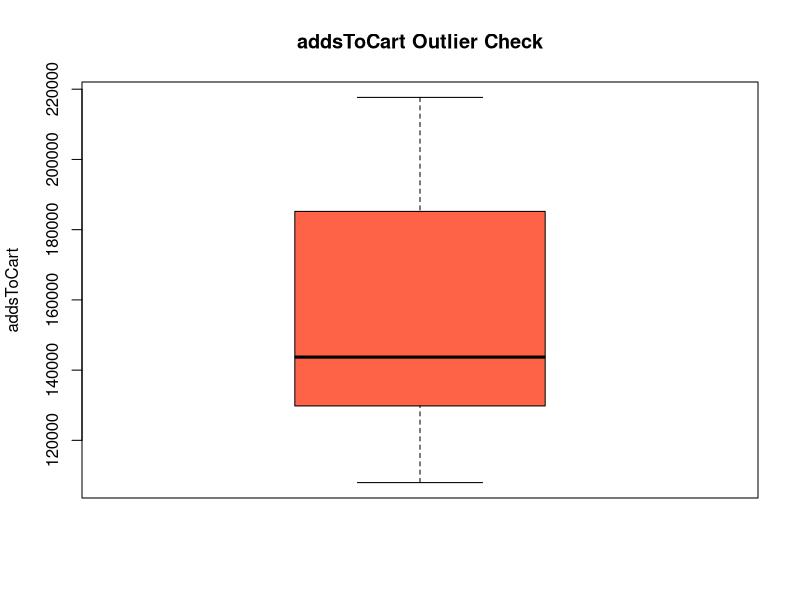
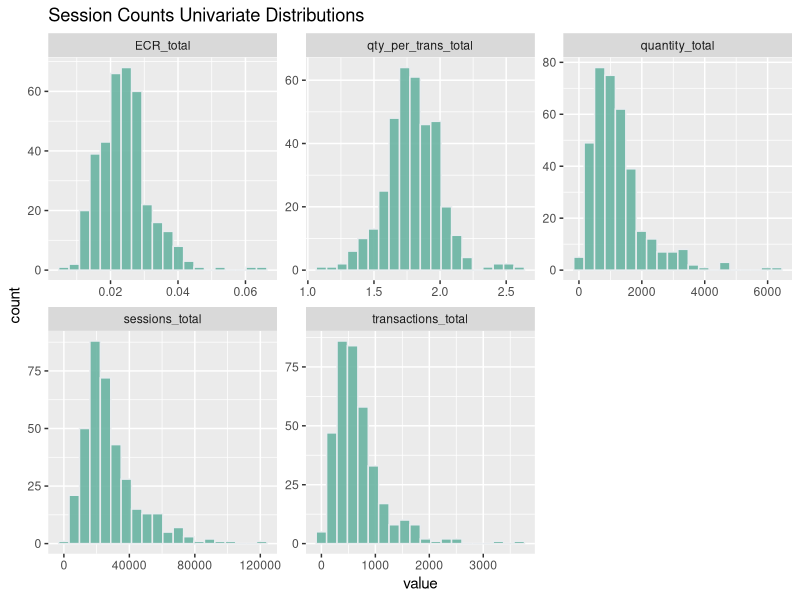
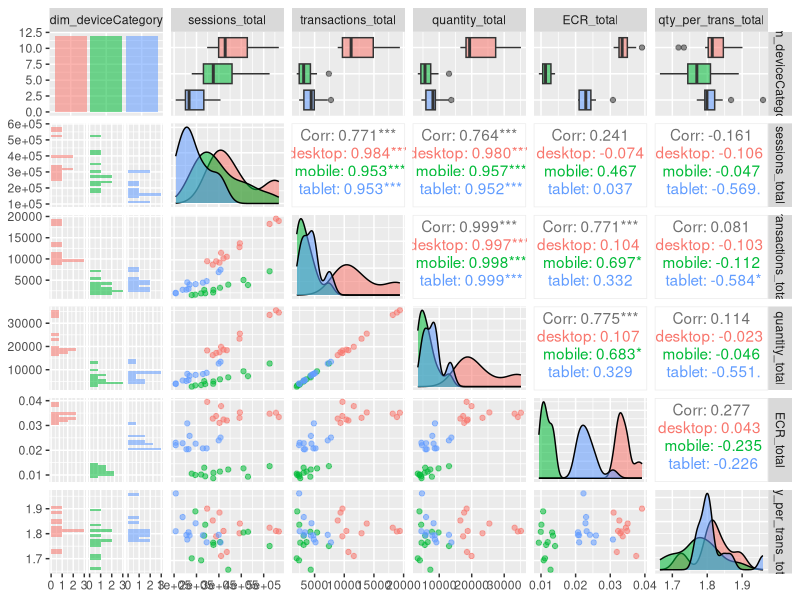
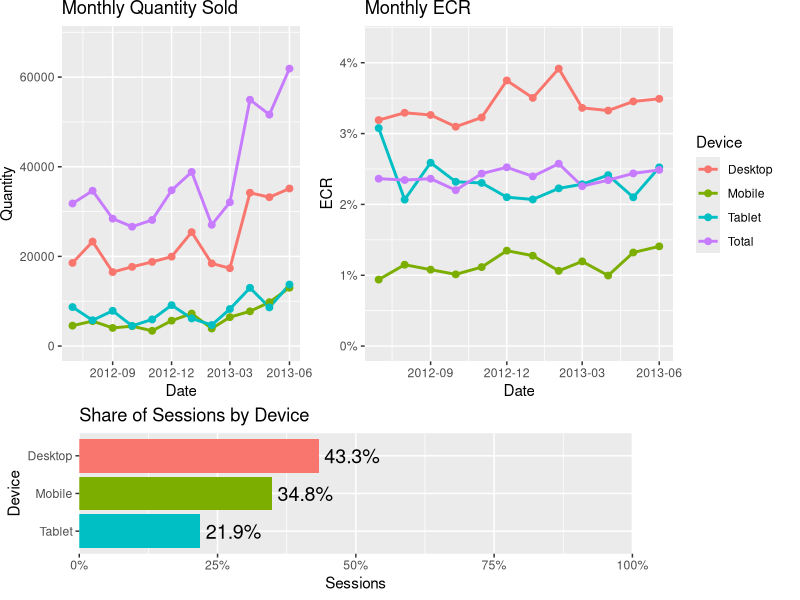
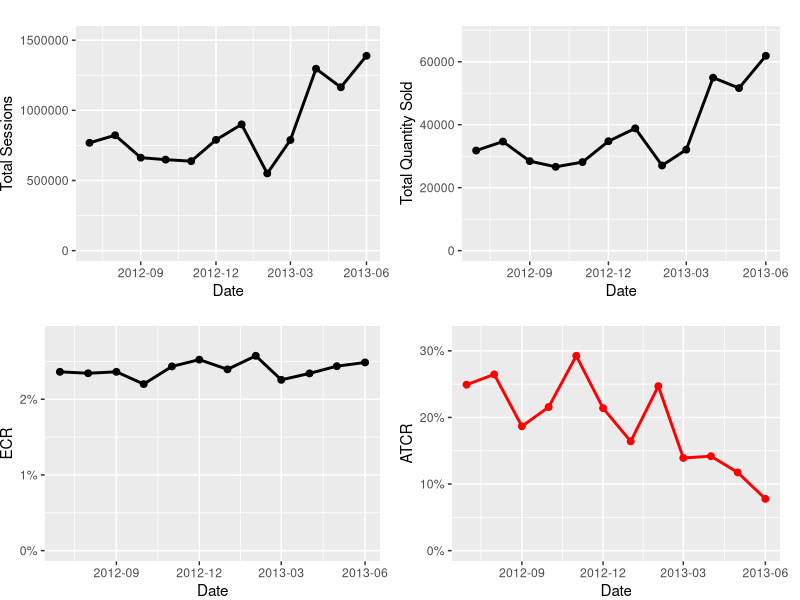

Write R code to recreate these figures, in order.
## ---- chunk 1
#packages mentioned explicitly in guidance
library(tidyverse)
library(openxlsx)
#used to quickly visualize variable's relationships
library(GGally)
#used to arrange plots together
library(gridExtra)
knitr::opts_chunk$set(echo = TRUE)
## ---- chunk 2
#set working directory & load data
setwd("C:/Users/Will/Documents/IXIS_Test/Ecommerce_Data_Sci_Challenge")
#loading data
adds_df <- read.csv("DataAnalyst_Ecom_data_addsToCart.csv")
session_df <- read.csv("DataAnalyst_Ecom_data_sessionCounts.csv")
## ---- chunk 3
#first lets verify data types
str(adds_df)
str(session_df)
#adds_df seems fine, could convert the dates into a date object
#but doesn't seem necessary

#session_df on the other hand requires some conversions, again I could convert
#the dates into a date object but I'll actually do the separate() approach
session_df <- session_df %>% 
  #separating the date column into month, date, and year
  separate(dim_date, c("month","day","year"), "/", convert = TRUE)
#while we are at it, lets rename QTY to follow the naming conventions of other variables
session_df <- session_df %>% rename(quantity = QTY)
#next dim_browser and dim_deviceCategory should be factors
session_df$dim_browser <- as.factor(session_df$dim_browser)
session_df$dim_deviceCategory <- as.factor(session_df$dim_deviceCategory)
#okay data types are all addressed except dim_browser is a factor with
#57 levels, it makes sense to condense that

#but first lets perform de-duplication since duplicates could influence
#browser frequency
setdiff(session_df %>% distinct(), session_df)
#it seems there are no duplicates so we are good to proceed

#now it is time to finish addressing data type issues
#looking at counts and deciles of browser frequency to determine a cut off
session_df %>% count(dim_browser) %>% arrange(desc(n)) %>% mutate(decile = ntile(n, 10))
#lets just do a cut off at the top 25 browsers, and lump the rest into other
session_df$dim_browser <- fct_lump_n(session_df$dim_browser, 25)
#verifying it worked
#session_df%>% count(dim_browser) %>% arrange(desc(n))

#creating a function to check for NAs
NAcheck <- function(df) {
  names <- c()
  percent_of_missing_values <- c()
  for(i in 1:ncol(df)) { # for-loop over columns in the data frame
    
    #adding the name of each column to a vector
    names <- append(names, colnames(df[i]))
    #adding the amount of missing values of each column to a vector
    percent_of_missing_values <- append(percent_of_missing_values, sum(is.na(df[,i]))/nrow(df))
  }
  #using the two vectors to output a data frame 
  #with the names of columns and their amount of missing values
  data.frame(names, percent_of_missing_values)
}

#checking for missing values
NAcheck(adds_df)
NAcheck(session_df)
#seems there are no missing values

#next lets verify the dates span a 12 month period
#and there isn't any odd overlap we would have to take into account
session_df %>%
  select(month, year) %>%
  distinct() %>%
  arrange(month)
#seems the date range of the sent data is correct

#next lets check for anomalous values/outliers
#adds_df is so small I manually reviewed it for errors
#but to be diligent lets make a quick and dirty box plot
boxplot(adds_df$addsToCart,
        main = "addsToCart Outlier Check",
        ylab = "addsToCart", 
        col = "tomato")
#the data seems plausible with no egregious outliers

#now sessions_df is much larger and must be assessed through code and visualizations
#lets start by looking at daily data
daily_s_df <- session_df %>%
  #grouping by day and month so we can summarize each statistic by day
  group_by(month, day) %>%
  #removing year
  dplyr::select(-c(year)) %>%
  #summarizing the daily average and standard deviation for each statistic
  summarise_if(is.numeric, list(total = sum)) %>%
  #calculating ECR to look at that as well
  mutate(ECR_total = transactions_total/sessions_total) %>%
  mutate(qty_per_trans_total = quantity_total/transactions_total)
#un-grouping data
daily_s_df <- daily_s_df %>% ungroup

#looking at univariate distributions to assess for anomalies
ggplot(gather(daily_s_df %>%
                #since we are looking at data summarized by day and month
                #it doesn't make sense to look at these variables
                dplyr::select(-c(day, month)) %>%
                dplyr::select(where(is.numeric))),
       aes(value)) + 
    geom_histogram(fill="#69b3a2", color="#e9ecef", alpha=0.9, bins = 20) + 
    facet_wrap(~key, scales = 'free') +
    labs(title = "Session Counts Univariate Distributions")
#there is a slight chance for an outlier in sessions avg per day
#and a significant chance for an outlier in transactions avg per day
#maybe something went viral, or there was a sale, let's investigate

#seems Jan 12th and June 8th are the odd ones out
daily_s_df %>% arrange(desc(transactions_total))
#it is quite odd that they are one off days
#sessions are at the high end of their distribution these days
#but more significantly it corresponds with a max for Quantity
#which may seem obvious but this led me to discover there can be transactions
#with a corresponding quantity of zero, indicating maybe transactions are recorded
#before a purchase is finalized, this may be something that should be addressed
#in terms of improving data collection or leveraged with additional data assets
#to discover why prospective customers start but do not complete transactions

#looking at mean, median, quantiles, max, min etc. of the variables
summary(daily_s_df)

#visualizing all variable pairs
session_df %>%
  #grouping by device and month so we can summarize each statistic
  group_by(dim_deviceCategory, month) %>%
  #removing year and day
  dplyr::select(-c(year, day)) %>%
  #summarizing the monthly total of each statistic
  summarise_if(is.numeric, list(total = sum)) %>%
  #calculating ECR to look at that as well
  mutate(ECR_total = transactions_total/sessions_total) %>%
  #also assessing quantity sold per transaction
  mutate(qty_per_trans_total = quantity_total/transactions_total) %>%
  ungroup() %>%
  #removing month from the pairwise assessment
  dplyr::select(-c(month)) %>%
  #finally conducting a pairwise visualization
  GGally::ggpairs(aes(colour = dim_deviceCategory, alpha = 0.4))
#transactions and quantity sold are extremely correlated
## ---- chunk 4
device_ag_df <- session_df %>% 
  #using the group_by() and summarize() functions to calculate the totals of 
  #numeric variables by device category and month
  #I also include year for clarity about the past 12 month period being analyzed
  group_by(dim_deviceCategory, month, year) %>%
  summarise_if(is.numeric, sum) %>%
  #adding a column for the effective conversion rate
  mutate(ECR = transactions/sessions) %>%
  #mutating year just for clarification
  mutate(year = year + 2000) %>%
  #capitalizing device names for plotting
  mutate(dim_deviceCategory = str_to_title(dim_deviceCategory)) %>%
  dplyr::select(-c(day))
#ungrouping just to make sure this doesn't interfere with functions in the future
device_ag_df <- device_ag_df %>% ungroup()

#arranging the data for intuitive display
device_ag_df <- device_ag_df %>% arrange(dim_deviceCategory, year, month)
#seems this part of the deliverable displays correctly
device_ag_df

#creating a visualization of avg monthly session share by device
p1 <- device_ag_df %>% group_by(dim_deviceCategory) %>% 
  dplyr::select(-c(month, year)) %>%
  #calculating the monthly average
  summarize_if(is.numeric, list(monthly_avg = mean)) %>%
  #calculating the percent of monthly average sessions each device accounts for
  mutate(prc_ses_m_avg = sessions_monthly_avg/sum(sessions_monthly_avg)) %>%
  #making a bar plot ordered by device share of avg monthly sessions
  #which is the same as the share of total sessions, which is a
  #much more intuitive framing for stakeholders
  ggplot(aes(reorder(dim_deviceCategory, prc_ses_m_avg),
             prc_ses_m_avg, fill=dim_deviceCategory)) +
  geom_col(show.legend = FALSE) +
  scale_y_continuous(labels = scales::percent, limits = c(0,1),
                     #this removes empty space between the labels and bar plot
                     expand=c(0,0)) +
  #assigning colors that correspond to each device, will be used consistently
  scale_fill_manual(values = c("Desktop" = "#F8766D",
                               "Mobile"="#7CAE00",
                               "Tablet"="#00BFC4",
                               "Total"="#C77CFF")) +
  #horizontal bar plots are easier to read generally
  coord_flip() +
  #adding percentage labels to the bar plot
  geom_text(size = 5,
            aes(label = scales::percent(round(prc_ses_m_avg, 3)),
                y = prc_ses_m_avg),
            hjust = -.1) +
  labs(title = "Share of Sessions by Device", 
       x = "Device", 
       y = "Sessions")

#this simply adds 12 new rows corresponding to the monthly
#totals across all devices for each statistic
device_ag_df <- rbind(device_ag_df, session_df %>% 
  #using the group_by() and summarize() functions to calculate the totals of 
  #numeric variables by device category and month
  #I also include year for clarity about the past 12 month period being analyzed
  group_by(year, month) %>%
  dplyr::select(-c(day)) %>%
  summarise_if(is.numeric, sum) %>%
  #adding a column for the effective conversion rate
  mutate(ECR = transactions/sessions) %>%
  #mutating year just for clarification
  mutate(year = year + 2000) %>%
  mutate(dim_deviceCategory = "Total"))

#adding a column for a formal date object for ggplot visualizations
device_ag_df$Date<-as.Date(with(device_ag_df,paste(year,month,1,sep="-")),"%Y-%m-%d")

#plotting monthly quantity by device
p2 <- ggplot(device_ag_df, aes(x=Date, y = quantity, color = dim_deviceCategory)) +
  geom_line(size = 1) + 
  geom_point(size = 2) +
  scale_fill_manual(values = c("Desktop" = "#F8766D",
                               "Mobile"="#7CAE00",
                               "Tablet"="#00BFC4",
                               "Total"="#C77CFF")) +
  scale_x_date(date_labels= "%Y-%m", date_breaks = "3 months") +
  scale_y_continuous(limits = c(0, max(device_ag_df$quantity*1.1))) +
  labs(x ="Date",
       y ="Quantity", 
       title ="Monthly Quantity Sold") +
  #this fixes an axis label being cut off
  theme(plot.margin = margin(0,.5,0,0, "cm"), 
        legend.position="none")

#plotting monthly ECR by device
p3 <- device_ag_df %>% rename(Device = dim_deviceCategory) %>%
  ggplot( aes(x=Date, y = ECR, color = Device)) +
  geom_line(size = 1) + 
  geom_point(size = 2) +
  scale_fill_manual(values = c("Desktop" = "#F8766D",
                               "Mobile"="#7CAE00",
                               "Tablet"="#00BFC4",
                               "Total"="#C77CFF")) +
  scale_x_date(date_labels= "%Y-%m", date_breaks = "3 months") +
  #making sure the scale is a percentage
  scale_y_continuous(labels = scales::percent, 
                     limits = c(0, max(device_ag_df$ECR*1.1))) +
  labs(x ="Date",
       y ="ECR", 
       title ="Monthly ECR") +
  theme(plot.margin = margin(0,.5,0,0, "cm"))

#creating a layout matrix, which tells grid.arrange
#how space should be allocated among plots
lay <- rbind(c(1,1,2,2,2),
             c(1,1,2,2,2),
             c(3,3,3,3,4))
#outputting the 3 plots visualizing device data together
grid.arrange(p2, p3, p1, layout_matrix = lay)

#removing date column to reduce redundancy in the final deliverable, 
#could remove month and year columns instead
device_ag_df <- device_ag_df %>% dplyr::select(-c(Date)) %>% 
  #removing the rows for totals across all devices
  filter(dim_deviceCategory != "Total")
## ---- chunk 5
#creating the second deliverable

month_ag_df <- session_df %>% 
  #using the group_by() and summarize() functions to calculate the totals of 
  #numeric variables by device category and month
  #I also include year for clarity about the past 12 month period being analyzed
  group_by(year, month) %>%
  dplyr::select(-c(day)) %>%
  summarise_if(is.numeric, sum) %>%
  #adding a column for the effective conversion rate
  mutate(ECR = transactions/sessions) %>%
  #mutating year just for clarification
  mutate(year = year + 2000)
#ungrouping just to make sure this doesn't interfere with functions in the future
month_ag_df <- month_ag_df %>% ungroup()

#now adding addsToCart and ATCR
month_ag_df <- month_ag_df %>%
  left_join(adds_df %>% dplyr::select(-c(dim_year)), by = c("month" = "dim_month")) %>%
  #calculating ATCR
  #small chance this is incorrect since I presume addsToCart is on a per session basis
  mutate(ATCR = addsToCart/sessions)
#verifying the data frame is processed correctly
month_ag_df

#adding a column for a formal date object for ggplot visualizations
month_ag_df$Date<-as.Date(with(month_ag_df,paste(year,month,1,sep="-")),"%Y-%m-%d")

#plotting monthly sessions in the past year
p1 <- ggplot(month_ag_df, aes(x=Date, y = sessions)) +
  geom_line(colour = "black", size = 1) + 
  geom_point(colour = "black", size = 2) +
  scale_x_date(date_labels= "%Y-%m", date_breaks = "3 months") +
  scale_y_continuous(limits = c(0, max(month_ag_df$sessions*1.1))) +
  labs(x ="Date",
       y ="Total Sessions", 
       title ="") +
  theme(plot.margin = margin(0,.5,0,0, "cm"))
#plotting monthly quantity sold in the past year
p2 <- ggplot(month_ag_df, aes(x=Date, y = quantity)) +
  geom_line(colour = "black", size = 1) + 
  geom_point(colour = "black", size = 2) +
  scale_x_date(date_labels= "%Y-%m", date_breaks = "3 months") +
  scale_y_continuous(limits = c(0, max(month_ag_df$quantity*1.1))) +
  labs(x ="Date",
       y ="Total Quantity Sold", 
       title ="") +
  theme(plot.margin = margin(0,.5,0,0, "cm"))
#plotting monthly ECR in the past year
p3 <- ggplot(month_ag_df, aes(x=Date, y = ECR)) +
  geom_line(colour = "black", size = 1) + 
  geom_point(colour = "black", size = 2) +
  scale_x_date(date_labels= "%Y-%m", date_breaks = "3 months") +
  scale_y_continuous(labels = scales::percent,
                     limits = c(0, max(month_ag_df$ECR*1.1))) +
  labs(x ="Date",
       y ="ECR", 
       title ="") +
  theme(plot.margin = margin(0,.5,0,0, "cm"))
#plotting monthly ATCR in the past year
p4 <- ggplot(month_ag_df, aes(x=Date, y = ATCR)) +
  geom_line(colour = "red", size = 1) + 
  geom_point(colour = "red", size = 2) +
  scale_x_date(date_labels= "%Y-%m", date_breaks = "3 months") +
  scale_y_continuous(labels = scales::percent,
                     limits = c(0, max(month_ag_df$ATCR*1.1))) +
  labs(x ="Date",
       y ="ATCR", 
       title ="") +
  theme(plot.margin = margin(0,.5,0,0, "cm"))

#plotting all the visuals in a grid
multiplot <- grid.arrange(p1, p2, p3, p4, nrow = 2)

#finalizing the second deliverable by switching the rows and columns of the data frame
#and adding two additional columns for absolute and relative changes between the past
#2 months
two_month_ag_df <- month_ag_df %>%
  #filtering the two most recent months
  filter(month > 4 & month < 7) %>%
  #removing unnecessary columns
  dplyr::select(-c(year, Date)) %>%
  #reshaping the data to be in a longer format (besides month)
  pivot_longer(cols = -month) %>%
  #then widening the data and using month as the new columns
  pivot_wider(names_from = month) %>%
  #renaming columns with clearer names
  rename("statistic" = 1, "5/2013" = 2, "6/2013" = 3) %>%
  #mutating new columns for absolute and relative changes
  mutate("absolute change" = cur_data()[['6/2013']] - cur_data()[['5/2013']]) %>%
  mutate("relative change" = `absolute change`/`5/2013`) %>%
  as.data.frame()
#verifying the second deliverable is correctly formatted
two_month_ag_df
## ---- chunk 6
#creating an Excel workbook object
wb = createWorkbook()
#adding two worksheets
sheet1 = addWorksheet(wb, "Month*Device Aggregation")
sheet2 = addWorksheet(wb, "2_Month_Comparison")
#writing the deliverable data to the workbook
writeData(wb, sheet1, device_ag_df)
writeData(wb, sheet2, two_month_ag_df)
#styling relative change as a percentage
addStyle(wb, sheet2, style = createStyle(numFmt = "0%"), cols=5, rows=2:(nrow(month_ag_df)+1), gridExpand=TRUE)
#set column widths so cells fit the data
setColWidths(wb, sheet1, cols = 1:ncol(device_ag_df), widths = "auto")
setColWidths(wb, sheet2, cols = 1:ncol(two_month_ag_df), widths = "auto")

#writing the deliverable
saveWorkbook(wb, "Reference_Tables.xlsx", overwrite = TRUE)
